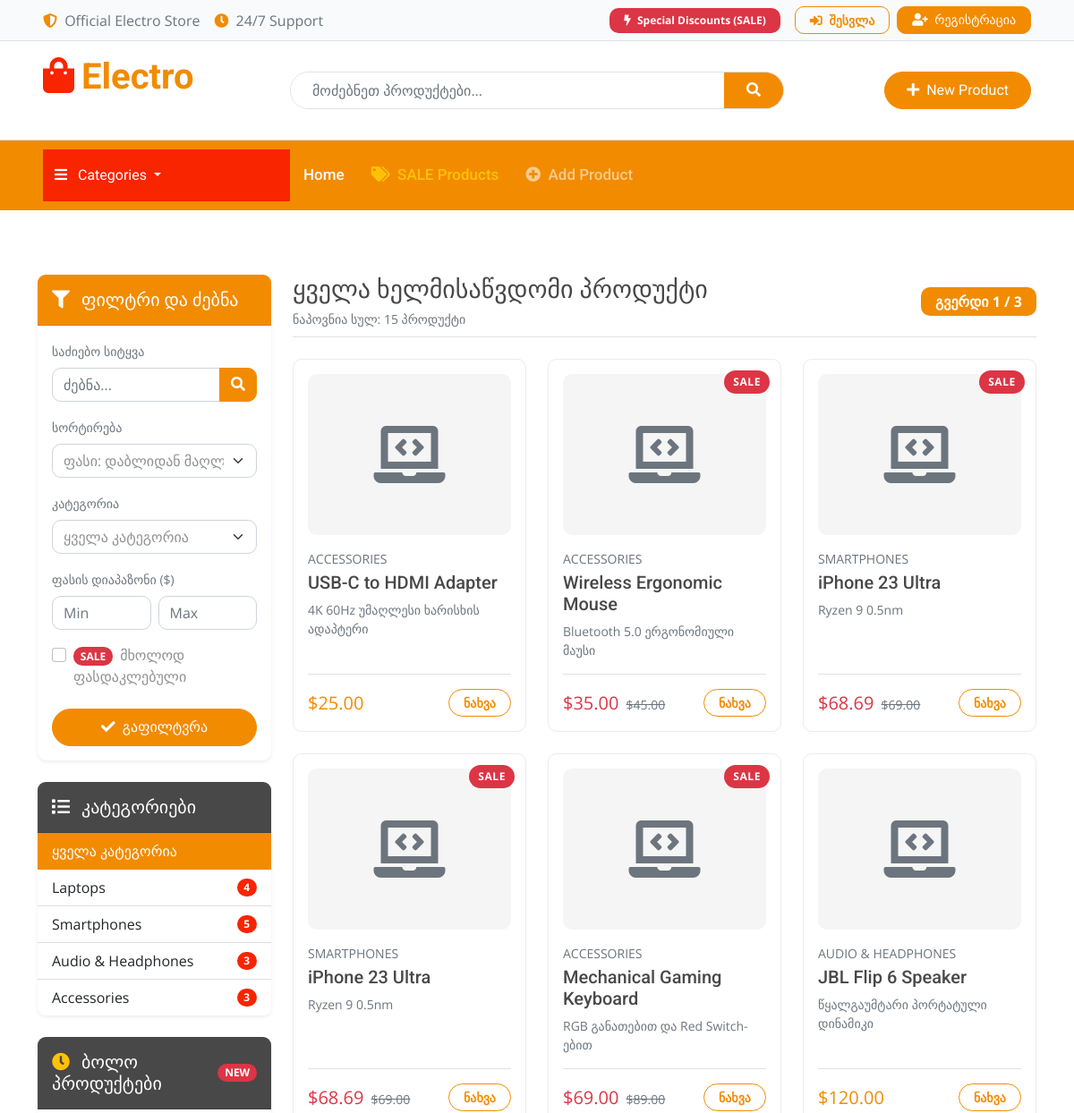
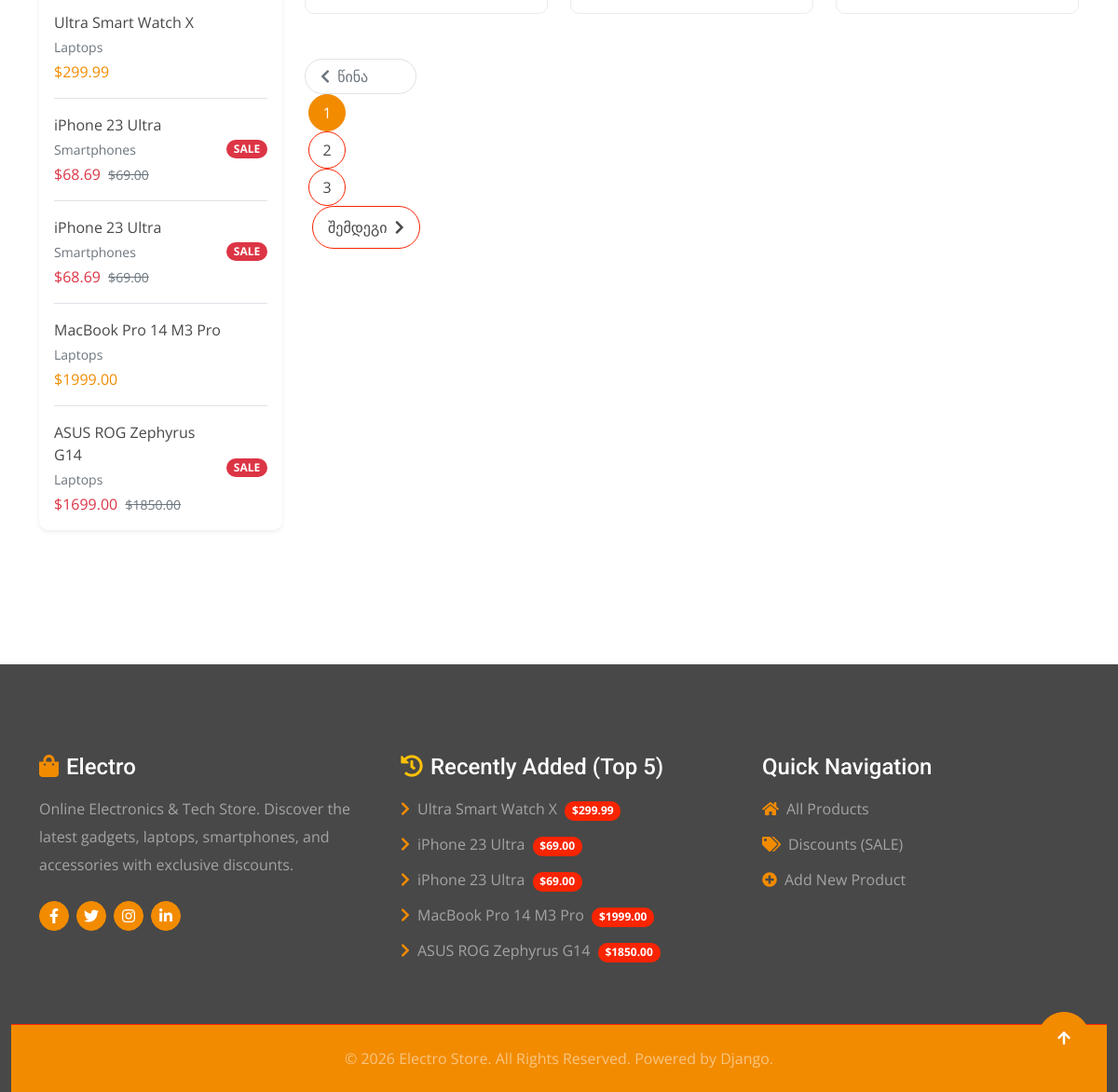
The page / on the database its author committed (2 pictures, top to bottom).
### store/models.py (models this page shows, shortened)
class Category(models.Model):
    name = models.CharField(max_length=100, unique=True, verbose_name="კატეგორიის სახელი")
    description = models.TextField(blank=True, verbose_name="აღწერა")
    visit_count = models.PositiveIntegerField(default=0, verbose_name="ნახვების რაოდენობა")
    class Meta:
        verbose_name_plural = "Categories"

class Product(models.Model):
    category = models.ForeignKey(
        Category,
        on_delete=models.CASCADE,
        related_name="products",
        verbose_name="კატეგორია"
    )
    name = models.CharField(max_length=150, verbose_name="პროდუქტის დასახელება")
    slug = models.SlugField(max_length=200, unique=True, blank=True, null=True, verbose_name="Slug")
    description = models.TextField(blank=True, verbose_name="აღწერა")
    price = models.DecimalField(max_digits=10, decimal_places=2, verbose_name="ფასი")
    has_discount = models.BooleanField(default=False, verbose_name="აქვს ფასდაკლება (SALE)")
    discount_price = models.DecimalField(max_digits=10, decimal_places=2, null=True, blank=True, verbose_name="ფასდაკლებული ფასი")
    is_available = models.BooleanField(default=True, verbose_name="ხელმისაწვდომია")
    image = models.ImageField(upload_to="products/", blank=True, null=True, verbose_name="სურათი")
    created_at = models.DateTimeField(auto_now_add=True, verbose_name="დამატების თარიღი")
    class Meta:
        ordering = ["price"]

### store/views.py (the view)
# urls.py: path("", views.HomeView.as_view(), name="home"),
class HomeView(ListView):
    model = Product
    template_name = "store/home.html"
    context_object_name = "products"
    paginate_by = 6  # 6 პროდუქტი თითო გვერდზე
    def get_queryset(self):
        queryset = Product.objects.filter(is_available=True)
        query = self.request.GET.get("q", "").strip()
        if query:
            queryset = queryset.filter(Q(name__icontains=query) | Q(description__icontains=query))
        category_id = self.request.GET.get("category", "").strip()
        if category_id and category_id.isdigit():
            queryset = queryset.filter(category_id=int(category_id))
        min_price = self.request.GET.get("min_price", "").strip()
        if min_price:
            try:
                queryset = queryset.filter(price__gte=float(min_price))
            except ValueError:
                pass
        max_price = self.request.GET.get("max_price", "").strip()
        if max_price:
            try:
                queryset = queryset.filter(price__lte=float(max_price))
            except ValueError:
                pass
        on_sale = self.request.GET.get("on_sale", "").strip()
        if on_sale == "1" or on_sale.lower() == "true":
            queryset = queryset.filter(has_discount=True)
        sort = self.request.GET.get("sort", "price_asc").strip()
        sort_mapping = {
            "price_asc": "price",
            "price_desc": "-price",
            "newest": "-created_at",
            "name_asc": "name",
            "name_desc": "-name",
        }
        order_field = sort_mapping.get(sort, "price")
        queryset = queryset.order_by(order_field)
        return queryset
    def get_context_data(self, **kwargs):
        context = super().get_context_data(**kwargs)
        context["categories"] = get_non_empty_categories()
        context["current_q"] = self.request.GET.get("q", "").strip()
        context["current_category"] = self.request.GET.get("category", "").strip()
        context["current_min_price"] = self.request.GET.get("min_price", "").strip()
        context["current_max_price"] = self.request.GET.get("max_price", "").strip()
        context["current_on_sale"] = self.request.GET.get("on_sale", "").strip()
        context["current_sort"] = self.request.GET.get("sort", "price_asc").strip()
        query_dict = self.request.GET.copy()
        if "page" in query_dict:
            del query_dict["page"]
        context["querystring"] = query_dict.urlencode()
        return context

### templates/store/home.html (shortened to what this page needs)
{% extends 'base.html' %}
{% block content %}
<div class="row g-4">
    {% include 'includes/sidebar.html' %}
    <div class="col-lg-9 col-md-12">
        <div class="d-flex justify-content-between align-items-center mb-4 pb-2 border-bottom">
            <div>
                <h3 class="font-weight-bold mb-1 text-dark">ყველა ხელმისაწვდომი პროდუქტი</h3>
                <small class="text-muted">ნაპოვნია სულ: {{ paginator.count }} პროდუქტი</small>
            </div>
            <div class="badge bg-primary px-3 py-2 fs-6">გვერდი {{ page_obj.number }} / {{ paginator.num_pages }}</div>
        </div>
        <div class="row g-4">
            {% for product in products %}
            <div class="col-lg-4 col-md-6">
                <a href="{% url 'product_detail' product.pk %}" class="product-card-link">
                    <div class="product-card-item p-3">
                        {% if product.has_discount %}
                        <span class="sale-tag">SALE</span>
                        {% endif %}
                        <div class="mb-3 text-center bg-light rounded-3 d-flex align-items-center justify-content-center overflow-hidden" style="height: 180px;">
                            {% if product.image %}
                            <img src="{{ product.image.url }}" alt="{{ product.name }}" class="img-fluid" style="max-height: 100%; object-fit: cover;">
                            {% else %}
                            <i class="fas fa-laptop-code fa-4x text-muted opacity-50"></i>
                            {% endif %}
                        </div>
                        <div>
                            <span class="text-uppercase text-muted small font-weight-bold d-block mb-1">{{ product.category.name }}</span>
                            <h5 class="font-weight-bold text-dark mb-2">{{ product.name }}</h5>
                            <p class="text-muted small mb-3">{{ product.description|truncatewords:10 }}</p>
                        </div>
                        <div class="d-flex justify-content-between align-items-center pt-3 border-top mt-auto">
                            <div>
                                {% if product.has_discount and product.discount_price %}
                                <span class="fs-5 font-weight-bold text-danger">${{ product.discount_price }}</span>
                                <small class="text-muted text-decoration-line-through ms-1">${{ product.price }}</small>
                                {% else %}
                                <span class="fs-5 font-weight-bold text-primary">${{ product.price }}</span>
                                {% endif %}
                            </div>
                            <span class="btn btn-sm btn-outline-primary rounded-pill px-3">ნახვა</span>
                        </div>
                    </div>
                </a>
            </div>
            {% endfor %}
        </div>
        {% include 'includes/pagination.html' %}
    </div>
</div>
{% endblock %}

### templates/includes/sidebar.html (shortened to what this page needs)
<div class="col-lg-3 col-md-12">
    <div class="card border-0 shadow-sm mb-4 rounded-3">
        <div class="card-header bg-primary text-white py-3 rounded-top-3 d-flex justify-content-between align-items-center">
            <h5 class="mb-0 text-white font-weight-bold"><i class="fas fa-filter me-2"></i> ფილტრი და ძებნა</h5>
        </div>
        <div class="card-body p-3">
            <form method="GET" action="">
                <div class="mb-3">
                    <label class="form-label font-weight-bold small text-muted text-uppercase">საძიებო სიტყვა</label>
                    <div class="input-group">
                        <input type="text" name="q" value="{{ current_q }}" class="form-control" placeholder="ძებნა...">
                        <button class="btn btn-primary" type="submit"><i class="fas fa-search"></i></button>
                    </div>
                </div>
                <div class="mb-3">
                    <label class="form-label font-weight-bold small text-muted text-uppercase">სორტირება</label>
                    <select name="sort" class="form-select" onchange="this.form.submit()">
                        <option value="price_asc" {% if current_sort == 'price_asc' %}selected{% endif %}>ფასი: დაბლიდან მაღლა</option>
                    </select>
                </div>
                {% if not category %}
                <div class="mb-3">
                    <label class="form-label font-weight-bold small text-muted text-uppercase">კატეგორია</label>
                    <select name="category" class="form-select" onchange="this.form.submit()">
                        <option value="">ყველა კატეგორია</option>
                    </select>
                </div>
                {% endif %}
                <div class="mb-3">
                    <label class="form-label font-weight-bold small text-muted text-uppercase">ფასის დიაპაზონი ($)</label>
                    <div class="row g-2">
                        <div class="col-6">
                            <input type="number" step="0.01" name="min_price" value="{{ current_min_price }}" class="form-control" placeholder="Min">
                        </div>
                        <div class="col-6">
                            <input type="number" step="0.01" name="max_price" value="{{ current_max_price }}" class="form-control" placeholder="Max">
                        </div>
                    </div>
                </div>
                <div class="mb-4">
                    <div class="form-check">
                        <input class="form-check-input" type="checkbox" name="on_sale" value="1" id="saleFilterCheck" {% if current_on_sale == '1' %}checked{% endif %}>
                        <label class="form-check-label font-weight-bold" for="saleFilterCheck">
                            <span class="badge bg-danger text-white me-1">SALE</span> მხოლოდ ფასდაკლებული
                        </label>
                    </div>
                </div>
                <div class="d-grid gap-2">
                    <button type="submit" class="btn btn-primary py-2 rounded-pill font-weight-bold">
                        <i class="fas fa-check me-1"></i> გაფილტვრა
                    </button>
                </div>
            </form>
        </div>
    </div>
    <div class="card border-0 shadow-sm mb-4 rounded-3">
        <div class="card-header bg-dark text-white py-3 rounded-top-3">
            <h5 class="mb-0 text-white font-weight-bold"><i class="fas fa-list me-2"></i> კატეგორიები</h5>
        </div>
        <div class="list-group list-group-flush">
            <a href="{% url 'home' %}" class="list-group-item list-group-item-action d-flex justify-content-between align-items-center {% if not category and not current_category %}active bg-primary text-white border-primary{% endif %}">
                <span>ყველა კატეგორია</span>
            </a>
            {% for cat in categories %}
            <a href="{% url 'category_detail' cat.id %}" class="list-group-item list-group-item-action d-flex justify-content-between align-items-center ">
                <span>{{ cat.name }}</span>
                <span class="badge {% if category and category.id == cat.id %}bg-white text-primary{% else %}bg-secondary text-white{% endif %} rounded-pill">
                    {{ cat.product_count }}
                </span>
            </a>
            {% endfor %}
        </div>
    </div>
    <div class="card border-0 shadow-sm mb-4 rounded-3">
        <div class="card-header bg-dark text-white py-3 rounded-top-3 d-flex justify-content-between align-items-center">
            <h5 class="mb-0 text-white font-weight-bold"><i class="fas fa-clock text-warning me-2"></i> ბოლო პროდუქტები</h5>
            <span class="badge bg-danger">NEW</span>
        </div>
        <div class="card-body p-3">
            {% for lp in latest_products %}
            <div class="d-flex align-items-center {% if not forloop.last %}border-bottom pb-3 mb-3{% endif %}">
                <div class="flex-grow-1">
                    <a href="{% url 'product_detail' lp.pk %}" class="text-dark font-weight-bold text-decoration-none d-block mb-1">
                        {{ lp.name }}
                    </a>
                    <div class="small text-muted mb-1">{{ lp.category.name }}</div>
                    <div>
                        {% if lp.has_discount and lp.discount_price %}
                        <span class="text-danger font-weight-bold">${{ lp.discount_price }}</span>
                        <small class="text-muted text-decoration-line-through ms-1">${{ lp.price }}</small>
                        {% else %}
                        <span class="text-primary font-weight-bold">${{ lp.price }}</span>
                        {% endif %}
                    </div>
                </div>
                {% if lp.has_discount %}
                <span class="badge bg-danger ms-2">SALE</span>
                {% endif %}
            </div>
            {% empty %}
            <p class="text-muted small mb-0">პროდუქტები არ არის.</p>
            {% endfor %}
        </div>
    </div>
</div>

### templates/includes/footer.html
<div class="container-fluid bg-dark text-white-50 footer pt-5 mt-5">
    <div class="container py-5">
        <div class="row g-5">
            <div class="col-lg-4 col-md-6">
                <div class="footer-item">
                    <h4 class="text-white mb-3"><i class="fas fa-shopping-bag text-primary me-2"></i>Electro</h4>
                    <p class="mb-4">Online Electronics & Tech Store. Discover the latest gadgets, laptops, smartphones, and accessories with exclusive discounts.</p>
                    <div class="d-flex align-items-center">
                        <a class="btn btn-primary btn-square me-2" href="#"><i class="fab fa-facebook-f"></i></a>
                        <a class="btn btn-primary btn-square me-2" href="#"><i class="fab fa-twitter"></i></a>
                        <a class="btn btn-primary btn-square me-2" href="#"><i class="fab fa-instagram"></i></a>
                        <a class="btn btn-primary btn-square" href="#"><i class="fab fa-linkedin-in"></i></a>
                    </div>
                </div>
            </div>
            <div class="col-lg-4 col-md-6">
                <div class="footer-item">
                    <h4 class="text-white mb-3"><i class="fas fa-history text-warning me-2"></i>Recently Added (Top 5)</h4>
                    <ul class="list-unstyled">
                        {% for item in latest_products %}
                        <li class="mb-2">
                            <a href="{% url 'product_detail' item.pk %}" class="text-white-50 text-decoration-none">
                                <i class="fas fa-chevron-right text-primary me-2"></i>{{ item.name }}
                                <span class="badge bg-secondary ms-1">${{ item.price }}</span>
                            </a>
                        </li>
                        {% empty %}
                        <li class="text-white-50">No products available.</li>
                        {% endfor %}
                    </ul>
                </div>
            </div>
            <div class="col-lg-4 col-md-6">
                <div class="footer-item">
                    <h4 class="text-white mb-3">Quick Navigation</h4>
                    <ul class="list-unstyled">
                        <li class="mb-2"><a href="{% url 'home' %}" class="text-white-50 text-decoration-none"><i class="fas fa-home text-primary me-2"></i>All Products</a></li>
                        <li class="mb-2"><a href="{% url 'sales' %}" class="text-white-50 text-decoration-none"><i class="fas fa-tags text-primary me-2"></i>Discounts (SALE)</a></li>
                        <li class="mb-2"><a href="{% url 'product_create' %}" class="text-white-50 text-decoration-none"><i class="fas fa-plus-circle text-primary me-2"></i>Add New Product</a></li>
                    </ul>
                </div>
            </div>
        </div>
    </div>
    <div class="container-fluid copyright bg-darker py-4 border-top border-secondary">
        <div class="container text-center">
            <p class="mb-0 text-white-50">&copy; {% now "Y" %} Electro Store. All Rights Reserved. Powered by Django.</p>
        </div>
    </div>
</div>

### rows shown on the page
Category: name "Laptops", product_count "4"
Category: name "Smartphones", product_count "5"
Category: name "Audio & Headphones", product_count "3"
Category: name "Accessories", product_count "3"
Product: name "Ultra Smart Watch X", category.name "Laptops", price "299.99"
Product: name "iPhone 23 Ultra", category.name "Smartphones", discount_price "68.69", price "69.00", has_discount "SALE", category.name "SMARTPHONES", description "Ryzen 9 0.5nm"
Product: name "iPhone 23 Ultra", category.name "Smartphones", discount_price "68.69", price "69.00", has_discount "SALE", category.name "SMARTPHONES", description "Ryzen 9 0.5nm"
Product: name "MacBook Pro 14 M3 Pro", category.name "Laptops", price "1999.00"
Product: name "ASUS ROG Zephyrus G14", category.name "Laptops", discount_price "1699.00", price "1850.00", has_discount "SALE"
Product: category.name "ACCESSORIES", name "USB-C to HDMI Adapter", description "4K 60Hz უმაღლესი ხარისხის ადაპტერი", price "25.00"
Product: has_discount "SALE", category.name "ACCESSORIES", name "Wireless Ergonomic Mouse", description "Bluetooth 5.0 ერგონომიული მაუსი", discount_price "35.00", price "45.00"
Product: has_discount "SALE", category.name "ACCESSORIES", name "Mechanical Gaming Keyboard", description "RGB განათებით და Red Switch-ებით", discount_price "69.00", price "89.00"
Product: category.name "AUDIO & HEADPHONES", name "JBL Flip 6 Speaker", description "წყალგაუმტარი პორტატული დინამიკი", price "120.00"

### other values the page prints
{{ paginator.count }} "15"
{{ page_obj.number }} "1"
{{ paginator.num_pages }} "3"
{{ num }} "1"
{{ num }} "2" "3"
